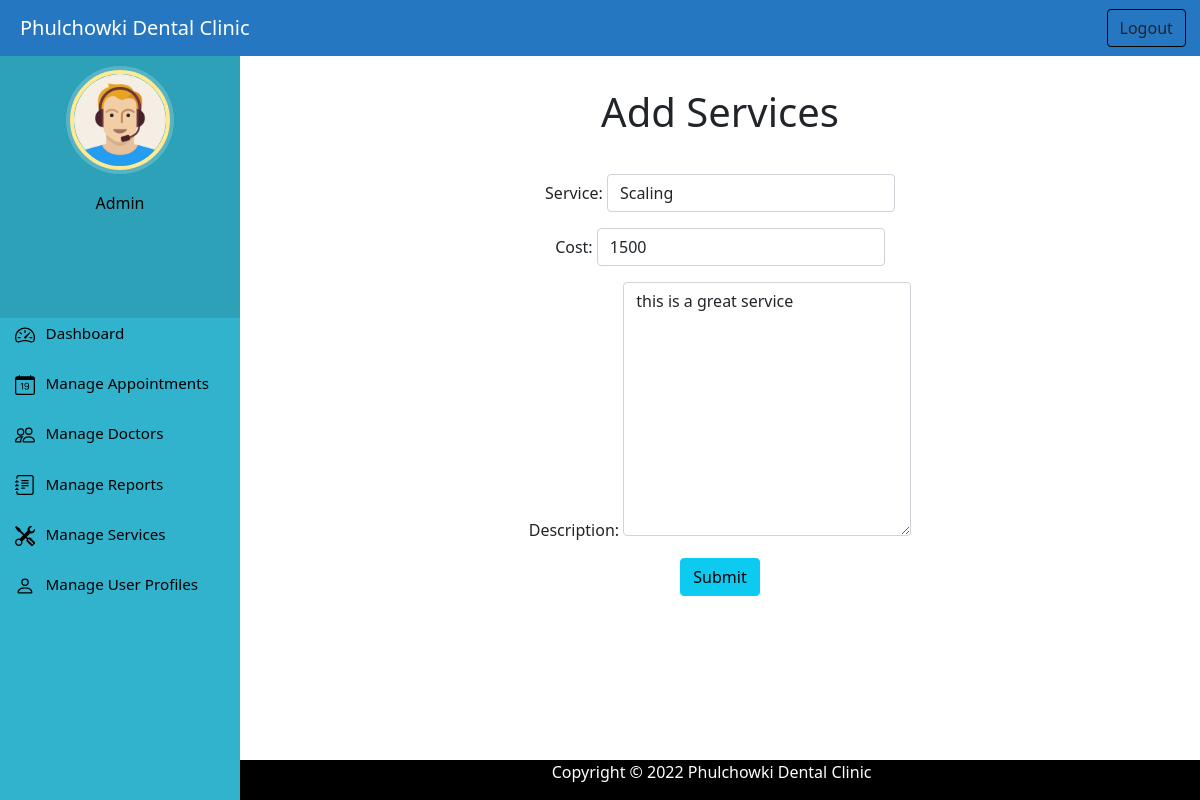
/update_service/2/ (signed in), run on the app's committed database.
### home/models.py (models this page shows, shortened)
class Service(models.Model):
    service_name = models.CharField('Service',max_length=50)
    cost = models.IntegerField()
    description = models.TextField()

### home/views.py (the view)
# urls.py: path('update_service/<int:pk>/', views.update_service,name='update_service'),
@login_required(login_url='/adminlogin')
@user_passes_test(is_admin)
def update_service(request, pk):
    services = Service.objects.get(id=pk)
    form = ServiceForm(instance=services)
    if request.method == "POST":
        form = ServiceForm(request.POST, instance=services)
        if form.is_valid():
            form.save()
            messages.success(request, 'Service updated.')
            return HttpResponseRedirect('/admin_view_services')
    context = {'form': form}
    return render(request,'admin_add_services.html', context)

### home/forms.py
class ServiceForm(forms.ModelForm):
    class Meta:
        model = Service
        fields =  ('service_name', 'cost', 'description')
        widgets = {
            'service_name': forms.TextInput(attrs={'class': 'form-control'}),
            'cost': forms.TextInput(attrs={'class': 'form-control', 'type': 'number'}),
            'description': forms.Textarea(attrs={'class': 'form-control'}),
        }

### home/views.py (called while the page is built)
def is_admin(user):
    return user.groups.filter(name='ADMIN').exists()

### templates/admin_add_services.html (shortened to what this page needs)
{% extends 'adminbase.html' %}
{% load static %}
{% block content %}
<h1 class="text-center" style="margin-top: 40px;">Add Services</h1>
<div style="width: 60%; margin-left: 20%; margin-top: 4%;">
    <form action="" method="POST" class="text-center">
        {{ form.as_p }}
        <button style="margin-bottom: 80px;" type="submit" value="Submit" class="btn btn-info" onclick="return confirm('Are you sure you want to submit?')">Submit</button>
        <br>
    </form>
</div>
{% endblock content %}

### static/css/dashboardstyle.css (style rules this page uses)
p { text-align: center; }
body { padding-left: 240px; color: black; }

### templates/admin_add_services.html (style rules this page uses)
.form-control { width: 50%; display: inline-block; }

### data on the page
Service: service_name "Scaling", cost "1500", description "this is a great service"
